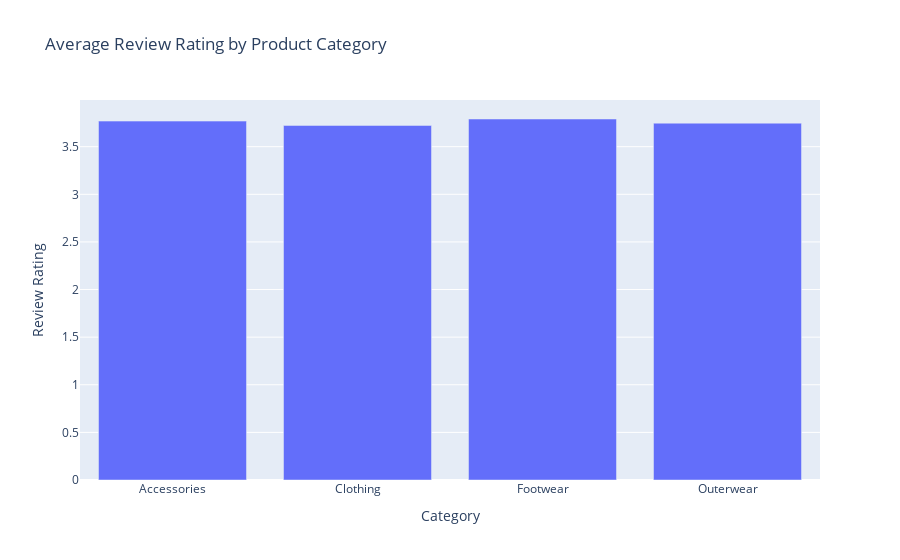

Notebook code cell kept with this figure:
### Markdown cell above
3. **Visualize Average Ratings by Category**: A bar plot will help us visualize the average ratings across different product categories, making it easier to compare customer satisfaction levels between categories.

### Code cell
# Create a bar chart showing the average review ratings for each product category
fig = px.bar(shop_groupby, x='Category', y='Review Rating', title='Average Review Rating by Product Category')
fig.show()

### Figure 1 — Plotly figure (JSON) as saved in the notebook; plotly's stock layout.template omitted (floating-point values rounded to 4 significant figures)
{"data": [{"alignmentgroup": "True", "hovertemplate": "Category=%{x}<br>Review Rating=%{y}<extra></extra>", "legendgroup": "", "marker": {"color": "#636efa", "pattern": {"shape": ""}}, "name": "", "offsetgroup": "", "orientation": "v", "showlegend": false, "textposition": "auto", "type": "bar", "x": ["Accessories", "Clothing", "Footwear", "Outerwear"], "xaxis": "x", "y": [3.769, 3.723, 3.791, 3.747], "yaxis": "y"}], "layout": {"barmode": "relative", "legend": {"tracegroupgap": 0}, "title": {"text": "Average Review Rating by Product Category"}, "xaxis": {"anchor": "y", "domain": [0, 1], "title": {"text": "Category"}}, "yaxis": {"anchor": "x", "domain": [0, 1], "title": {"text": "Review Rating"}}}}
